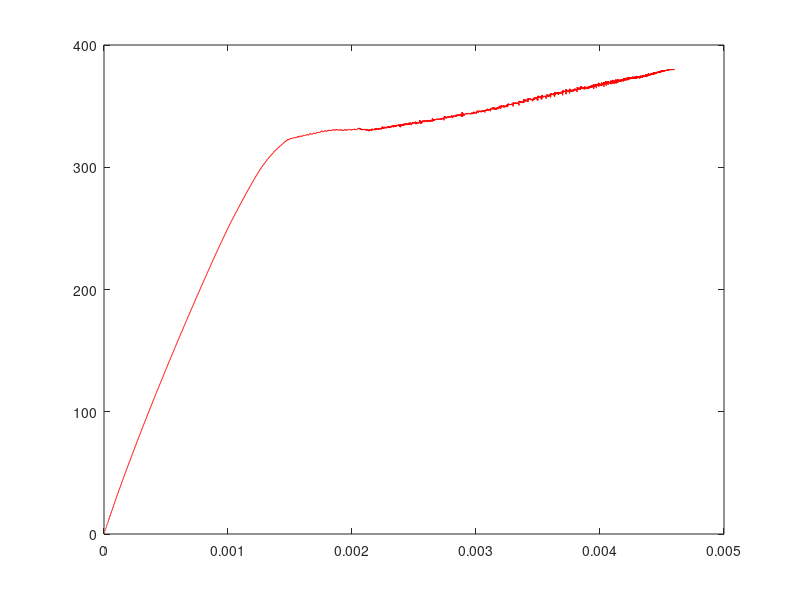

This figure's MATLAB source:
clear;   
ss20=load('StresssDistributionT03.txt');
ss21=load('StresssDistributionT04.txt');
ss22=load('StresssDistributionT066.txt');

plot(ss21(:,2),ss21(:,1), 'r');
%plot(ss22(:,2), ss22(:,3),'b');%, ss6(:,3), ss6(:,2),'r',ss46(:,2),ss46(:,3),'k',ss56(:,2),ss56(:,3),'k');





ss16=load('Stresses_Maxwell_etaEq1by25_C11.txt');
ss26=load('Stresses_Maxwell_etaEq1by25_C12.txt');
ss36=load('Stresses_Maxwell_etaEq1by25_C22.txt');

ss46=load('Displacement_Maxwell_etaEq1by25_800_steps_y.txt');
ss56=load('Displacement_Maxwell_etaEq1by25_800_steps_x.txt');

ss5=load('output_C41.txt');
ss8=load('output_C71.txt');
ss6=load('output_x41.txt');
ss7=load('output_x71.txt');
%plot(ss8(:,4),ss8(:,3),'b', ss8(:,4), ss8(:,1),'b',ss8(:,4),ss8(:,2),'b',ss5(:,4), ss5(:,1),'r',ss5(:,4), ss5(:,3),'r',ss5(:,4),ss5(:,2),'r',ss16(:,2), ss16(:,3),'k',ss26(:,2), ss26(:,3),'k',ss36(:,2), ss36(:,3),'k');
%plot(ss7(:,3), ss7(:,1),'b', ss7(:,3), ss7(:,2),'b',ss6(:,3), ss6(:,1),'r', ss6(:,3), ss6(:,2),'r',ss46(:,2),ss46(:,3),'k',ss56(:,2),ss56(:,3),'k');
 
